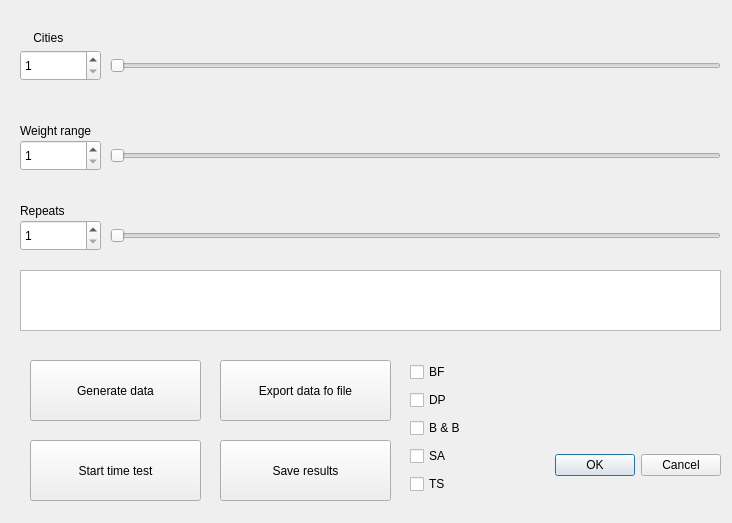
<?xml version="1.0" encoding="UTF-8"?>
<ui version="4.0">
 <class>TestModule</class>
 <widget class="QDialog" name="TestModule">
  <property name="geometry">
   <rect>
    <x>0</x>
    <y>0</y>
    <width>732</width>
    <height>523</height>
   </rect>
  </property>
  <property name="windowTitle">
   <string>Test module</string>
  </property>
  <widget class="QDialogButtonBox" name="buttonBox">
   <property name="geometry">
    <rect>
     <x>550</x>
     <y>420</y>
     <width>171</width>
     <height>91</height>
    </rect>
   </property>
   <property name="orientation">
    <enum>Qt::Horizontal</enum>
   </property>
   <property name="standardButtons">
    <set>QDialogButtonBox::Cancel|QDialogButtonBox::Ok</set>
   </property>
  </widget>
  <widget class="QSlider" name="horizontalSlider">
   <property name="geometry">
    <rect>
     <x>110</x>
     <y>40</y>
     <width>611</width>
     <height>51</height>
    </rect>
   </property>
   <property name="minimum">
    <number>1</number>
   </property>
   <property name="maximum">
    <number>1000</number>
   </property>
   <property name="pageStep">
    <number>1</number>
   </property>
   <property name="orientation">
    <enum>Qt::Horizontal</enum>
   </property>
   <property name="invertedControls">
    <bool>false</bool>
   </property>
   <property name="tickPosition">
    <enum>QSlider::NoTicks</enum>
   </property>
  </widget>
  <widget class="QSpinBox" name="spinBox">
   <property name="geometry">
    <rect>
     <x>20</x>
     <y>50</y>
     <width>81</width>
     <height>31</height>
    </rect>
   </property>
   <property name="minimum">
    <number>1</number>
   </property>
   <property name="maximum">
    <number>1000</number>
   </property>
  </widget>
  <widget class="QSpinBox" name="spinBox_2">
   <property name="geometry">
    <rect>
     <x>20</x>
     <y>140</y>
     <width>81</width>
     <height>31</height>
    </rect>
   </property>
   <property name="minimum">
    <number>1</number>
   </property>
   <property name="maximum">
    <number>1000</number>
   </property>
  </widget>
  <widget class="QSlider" name="horizontalSlider_2">
   <property name="geometry">
    <rect>
     <x>110</x>
     <y>130</y>
     <width>611</width>
     <height>51</height>
    </rect>
   </property>
   <property name="minimum">
    <number>1</number>
   </property>
   <property name="maximum">
    <number>1000</number>
   </property>
   <property name="pageStep">
    <number>1</number>
   </property>
   <property name="orientation">
    <enum>Qt::Horizontal</enum>
   </property>
   <property name="invertedControls">
    <bool>false</bool>
   </property>
   <property name="tickPosition">
    <enum>QSlider::NoTicks</enum>
   </property>
  </widget>
  <widget class="QLabel" name="label">
   <property name="geometry">
    <rect>
     <x>30</x>
     <y>30</y>
     <width>61</width>
     <height>16</height>
    </rect>
   </property>
   <property name="text">
    <string> Cities</string>
   </property>
  </widget>
  <widget class="QLabel" name="label_2">
   <property name="geometry">
    <rect>
     <x>20</x>
     <y>120</y>
     <width>81</width>
     <height>21</height>
    </rect>
   </property>
   <property name="text">
    <string>Weight range</string>
   </property>
  </widget>
  <widget class="QPushButton" name="pushButton">
   <property name="geometry">
    <rect>
     <x>30</x>
     <y>360</y>
     <width>171</width>
     <height>61</height>
    </rect>
   </property>
   <property name="text">
    <string>Generate data</string>
   </property>
  </widget>
  <widget class="QPushButton" name="pushButton_2">
   <property name="geometry">
    <rect>
     <x>220</x>
     <y>360</y>
     <width>171</width>
     <height>61</height>
    </rect>
   </property>
   <property name="text">
    <string>Export data fo file</string>
   </property>
  </widget>
  <widget class="QPushButton" name="pushButton_3">
   <property name="geometry">
    <rect>
     <x>220</x>
     <y>440</y>
     <width>171</width>
     <height>61</height>
    </rect>
   </property>
   <property name="text">
    <string>Save results</string>
   </property>
  </widget>
  <widget class="QPushButton" name="pushButton_4">
   <property name="geometry">
    <rect>
     <x>30</x>
     <y>440</y>
     <width>171</width>
     <height>61</height>
    </rect>
   </property>
   <property name="text">
    <string>Start time test</string>
   </property>
  </widget>
  <widget class="QSlider" name="horizontalSlider_3">
   <property name="geometry">
    <rect>
     <x>110</x>
     <y>210</y>
     <width>611</width>
     <height>51</height>
    </rect>
   </property>
   <property name="minimum">
    <number>1</number>
   </property>
   <property name="maximum">
    <number>1000</number>
   </property>
   <property name="pageStep">
    <number>1</number>
   </property>
   <property name="orientation">
    <enum>Qt::Horizontal</enum>
   </property>
   <property name="invertedControls">
    <bool>false</bool>
   </property>
   <property name="tickPosition">
    <enum>QSlider::NoTicks</enum>
   </property>
  </widget>
  <widget class="QSpinBox" name="spinBox_3">
   <property name="geometry">
    <rect>
     <x>20</x>
     <y>220</y>
     <width>81</width>
     <height>31</height>
    </rect>
   </property>
   <property name="minimum">
    <number>1</number>
   </property>
   <property name="maximum">
    <number>1000</number>
   </property>
  </widget>
  <widget class="QLabel" name="label_3">
   <property name="geometry">
    <rect>
     <x>20</x>
     <y>200</y>
     <width>81</width>
     <height>21</height>
    </rect>
   </property>
   <property name="text">
    <string>Repeats</string>
   </property>
  </widget>
  <widget class="QTextBrowser" name="textBrowser">
   <property name="geometry">
    <rect>
     <x>20</x>
     <y>270</y>
     <width>701</width>
     <height>61</height>
    </rect>
   </property>
  </widget>
  <widget class="QWidget" name="layoutWidget">
   <property name="geometry">
    <rect>
     <x>410</x>
     <y>360</y>
     <width>131</width>
     <height>141</height>
    </rect>
   </property>
   <layout class="QGridLayout" name="gridLayout">
    <item row="0" column="0">
     <widget class="QCheckBox" name="checkBox">
      <property name="text">
       <string>BF</string>
      </property>
     </widget>
    </item>
    <item row="1" column="0">
     <widget class="QCheckBox" name="checkBox_2">
      <property name="text">
       <string>DP</string>
      </property>
     </widget>
    </item>
    <item row="2" column="0">
     <widget class="QCheckBox" name="checkBox_3">
      <property name="text">
       <string>B &amp;&amp; B</string>
      </property>
     </widget>
    </item>
    <item row="3" column="0">
     <widget class="QCheckBox" name="checkBox_4">
      <property name="text">
       <string>SA</string>
      </property>
     </widget>
    </item>
    <item row="4" column="0">
     <widget class="QCheckBox" name="checkBox_5">
      <property name="text">
       <string>TS</string>
      </property>
     </widget>
    </item>
   </layout>
  </widget>
 </widget>
 <resources/>
 <connections>
  <connection>
   <sender>buttonBox</sender>
   <signal>accepted()</signal>
   <receiver>TestModule</receiver>
   <slot>accept()</slot>
   <hints>
    <hint type="sourcelabel">
     <x>248</x>
     <y>254</y>
    </hint>
    <hint type="destinationlabel">
     <x>157</x>
     <y>274</y>
    </hint>
   </hints>
  </connection>
  <connection>
   <sender>buttonBox</sender>
   <signal>rejected()</signal>
   <receiver>TestModule</receiver>
   <slot>reject()</slot>
   <hints>
    <hint type="sourcelabel">
     <x>316</x>
     <y>260</y>
    </hint>
    <hint type="destinationlabel">
     <x>286</x>
     <y>274</y>
    </hint>
   </hints>
  </connection>
 </connections>
</ui>
